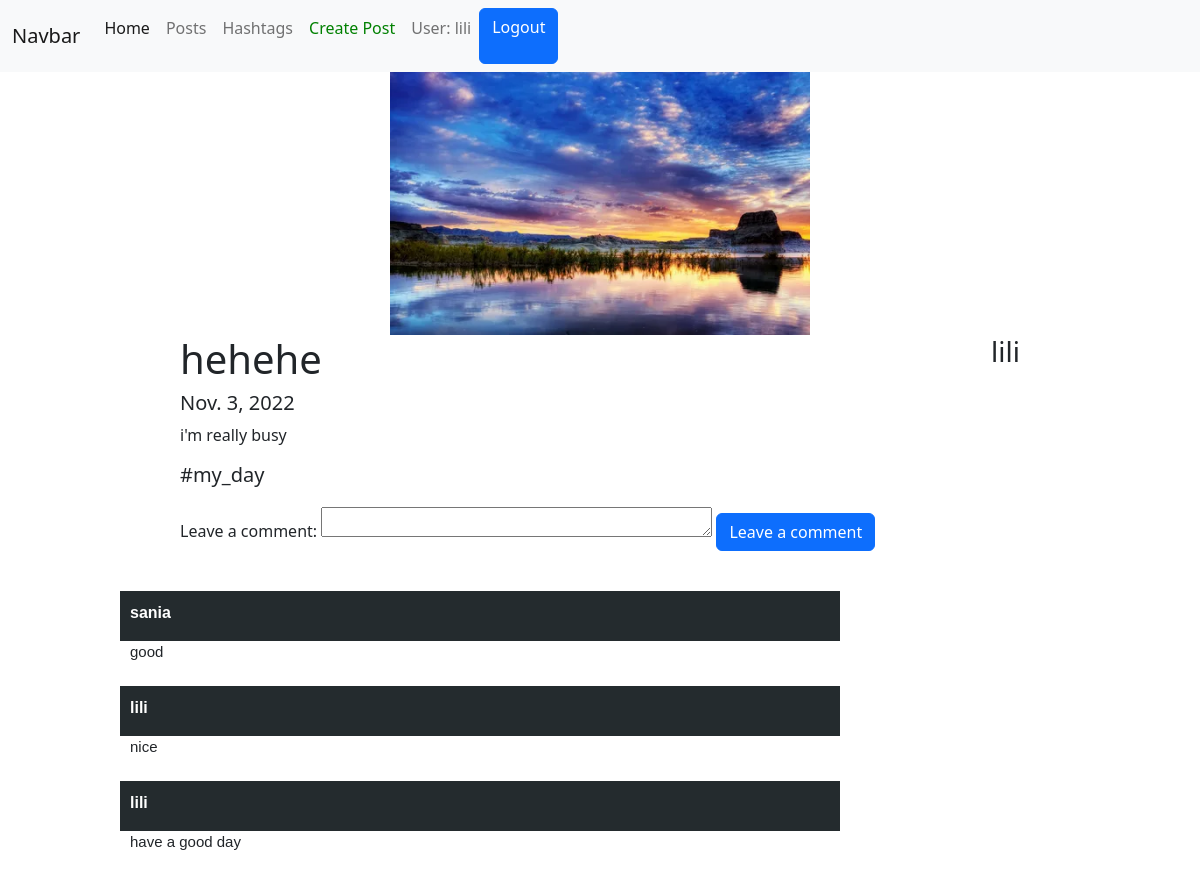
/posts/4/ (signed in), run on the app's committed database.
### posts/models.py (models this page shows, shortened)
class Post(models.Model):
    author = models.ForeignKey(User, on_delete=models.CASCADE, null=True)
    title = models.CharField(max_length=255)
    image = models.ImageField()
    description = models.TextField()
    date = models.DateField()
    hashtag = models.ForeignKey(Hashtag, on_delete=models.CASCADE, null=True, related_name='posts')

class Hashtag(models.Model):
    title = models.CharField(max_length=255)
    meaning = models.TextField()

class Comment(models.Model):
    author = models.ForeignKey(User, on_delete=models.CASCADE)
    text = models.TextField()
    post = models.ForeignKey(Post, on_delete=models.CASCADE)

### posts/views.py (the view, shortened to what this page needs)
# urls.py: path('posts/<int:id>/', PostDetailView.as_view()),
class PostDetailView(ListView, CreateView):
    model = Comment
    template_name = 'posts/detail.html'
    form_class = CommentCreateForm
    queryset = Comment.objects.filter()
    def get(self, request, *args, **kwargs):
        post = Post.objects.get(id=kwargs['id'])
        context = {
            'post': post,
            'comments': self.model.objects.filter(post=kwargs['id']),
            'form': self.form_class,
            'user': get_user_from_request(self.request)
        }
        return render(request, self.template_name, context=context)

### users/utils.py (called while the page is built)
def get_user_from_request(request):
    return request.user if not request.user.is_anonymous else None

### templates/posts/detail.html (shortened to what this page needs)
{% extends 'layouts/main.html' %}
{% block content %}
    <div class="post">
        <div class="image">
            <img src="/media/{{ post.image }}/" alt="">
        </div>
        <div>
            <div style="display:flex; justify-content: space-between">
                <h1>{{ post.title }}</h1>
                <h3>{{ post.author.username }}</h3>
            </div>
            <h5>{{ post.date }}</h5>
            <div>
                <p>{{ post.description }}</p>
            </div>
            <h5>{{ post.hashtag.title }}</h5>
        </div>
    </div>
    <div class="create-comment">
        <form action="/posts/{{ post.id }}/" method="post">
            {{ form }}
            <input type="submit" class="btn btn-primary" value="Leave a comment">
        </form>
    </div>
    <div class="comments">
        {% for comment in comments %}
            <div class="comment">
                <div class="author">
                    <p> {{ comment.author.username }}</p>
                </div>
                <div>
                    <p class="text">{{ comment.text }}</p>
                </div>
            </div>
        {% endfor %}
    </div>
{% endblock %}

### templates/layouts/main.html (shortened to what this page needs)
<!doctype html>
<html lang="en">
<head>
    <link rel="stylesheet" href="https://cdn.jsdelivr.net/npm/bootstrap@5.2.2/dist/css/bootstrap.min.css"
>
</head>
<body>
<div class="header">
    <nav class="navbar navbar-expand-lg navbar-light bg-light">
        <div class="container-fluid">
            <a class="navbar-brand" href="#">Navbar</a>
            <div class="collapse navbar-collapse" id="navbarNavAltMarkup">
                <div class="navbar-nav">
                    <a class="nav-link active" aria-current="page" href="/">Home</a>
                    <a class="nav-link" href="/posts">Posts</a>
                    <a class="nav-link" href="/hasthags">Hashtags</a>
                    {% if user %}
                        <a style="color: green" class="nav-link" href="/posts/create">
                            Create Post
                        </a>
                        <p class="nav-link">User: {{ user.username }}</p>
                        <a href="/users/logout" class="btn btn-primary">Logout</a>
                    {% else %}
                        <a href="/users/login/" class="nav-link">Login</a>
                        <a href="/users/register/" class="nav-link">Register</a>
                    {% endif %}
                </div>
            </div>
        </div>
    </nav>
</div>
{% block content %}
{% endblock %}
</body>
</html>

### templates/posts/detail.html (style rules this page uses)
.image> img { width: 50%; margin-left: 25%; }
.comments { width: 60%; margin-left: 10%; }
.comment { height: 50px; margin-bottom: 45px; background: #242b2e; padding: 10px; }
.author { color: #fff; flex: 18px; font-family: sans-serif; font-weight: bold; }
.text { font-size: 15px; font-family: sans-serif; }
.post { width: 70%; margin-left: 15%; }
.create-comment { width: 70%; margin-left: 15%; margin-bottom: 40px; margin-top: 20px; }
textarea { height: 30px; }

### data on the page
Post: image (picture), title "hehehe", author.username "lili", date "Nov. 3, 2022", description "i'm really busy", hashtag "#my_day"
Comment: author.username "sania", text "good"
Comment: author.username "lili", text "nice"
Comment: author.username "lili", text "have a good day"

### other printed values
{{ user.username }} "lili"
